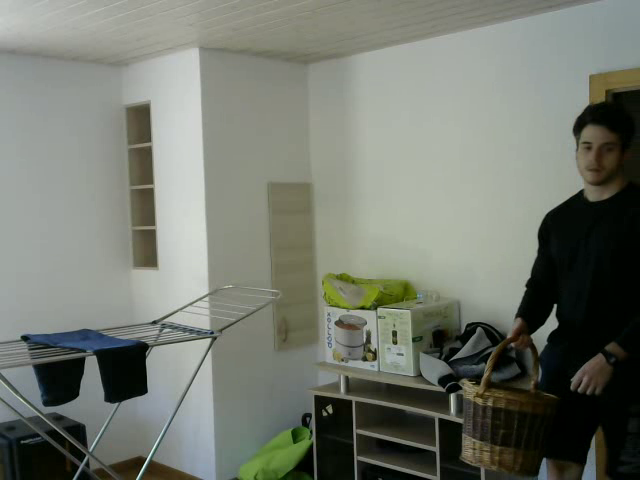
#> input picture frame 15 of Development/TestingNotebook/EventCapture/test_video.avi, 640 x 480 px
$ jupyter execute event_capture_human_recognition.ipynb
#> lines starting #> are read from the running program, lines starting #| are printed output that depends on the picture; after the words box and inside, x2 and y2 are one past the last pixel; in counts of white or black regions, pixels touching at a corner belong together
[cell 1]
import cv2
import numpy as np
import time
import datetime

[cell 2]
config = {
    "name":"test_cam_1",
    "record_time":5
}

[cell 3]
hog = cv2.HOGDescriptor()

PATH = 'test_video.avi'
hog.setSVMDetector(cv2.HOGDescriptor_getDefaultPeopleDetector())

cap = cv2.VideoCapture(PATH)

ret1,old_frame = cap.read()
#> old_frame is the input picture: shape (480, 640, 3); mean B, G, R 110.3, 120.2, 115.7

fshape = old_frame.shape
#> fshape = (480, 640, 3)
fheight = fshape[0]
#> fheight = 480
fwidth = fshape[1]
#> fwidth = 640
print(fwidth, fheight)
#| 640 480
fourcc = cv2.VideoWriter_fourcc(*'XVID')

fps = cap.get(cv2.CAP_PROP_FPS)


old_frame = cv2.cvtColor(old_frame, cv2.COLOR_BGR2GRAY)
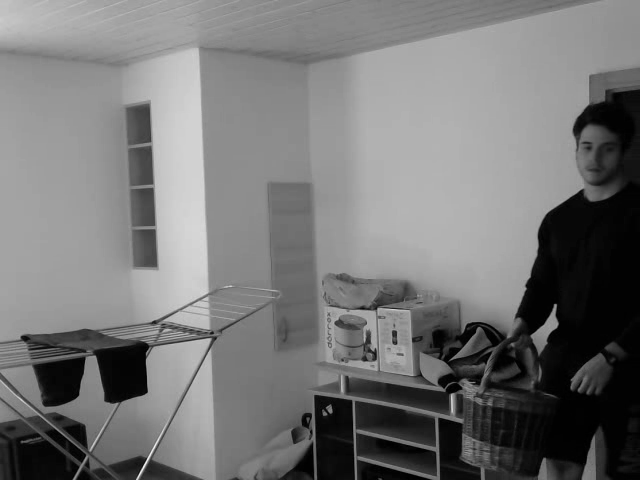
#> old_frame: shape (480, 640); min 0, max 244, mean 117.7
old_frame = cv2.GaussianBlur(old_frame, (5, 5), 0)

nb_total = old_frame.size
#> nb_total = 307200

record_counter = 0

while(1):

    ret1, new_frame = cap.read()
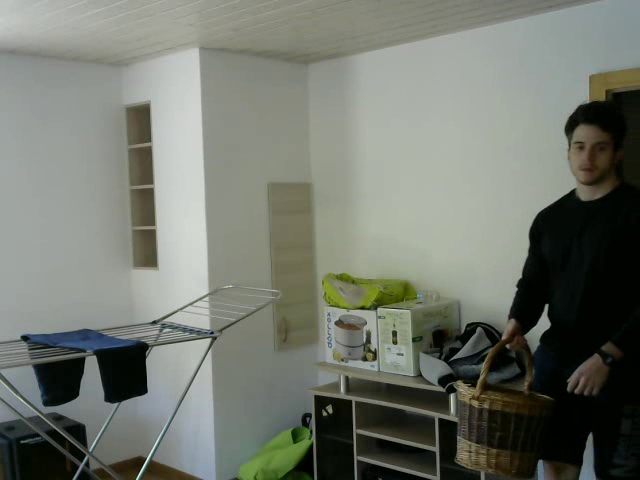
#> input picture frame 16 of Development/TestingNotebook/EventCapture/test_video.avi, 640 x 480 px
#> new_frame is the input picture: shape (480, 640, 3); mean B, G, R 109.4, 119.1, 114.6
    gray_frame = cv2.cvtColor(new_frame, cv2.COLOR_BGR2GRAY)
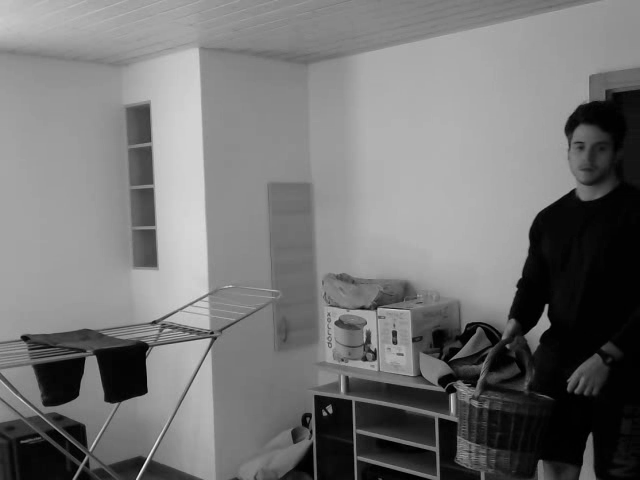
#> gray_frame: shape (480, 640); min 0, max 248, mean 116.6
    gray_frame = cv2.GaussianBlur(gray_frame, (5, 5), 0)
    delta_frame=cv2.absdiff(old_frame, gray_frame)
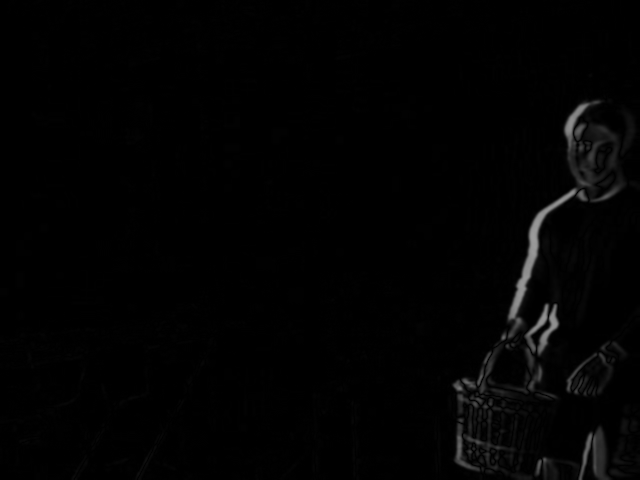
#> delta_frame: shape (480, 640); min 0, max 156, mean 2.6
    threshold_frame = cv2.threshold(delta_frame, 25, 255, cv2.THRESH_BINARY)[1]
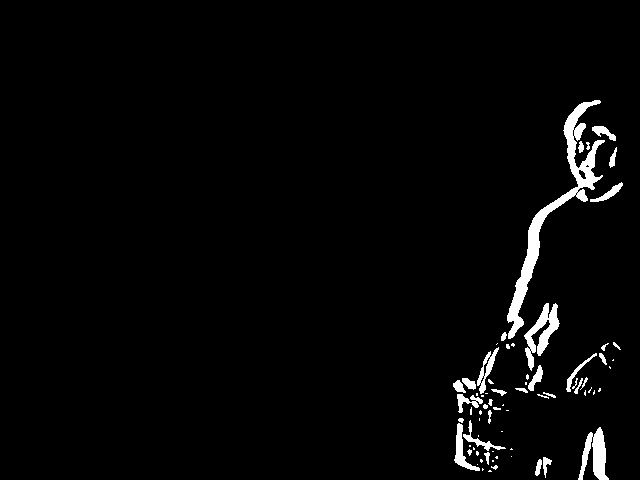
#> threshold_frame: shape (480, 640); 2.6% white; 71 white regions (36 under 20 px), largest, box (x1, y1, x2, y2) and area: (507, 100, 605, 339) 3221, (524, 303, 560, 371) 919, (578, 427, 609, 480) 835

    old_frame = gray_frame
    nb_white = np.sum(threshold_frame == 255)
#> nb_white = 8116

    ratio = nb_white / nb_total
#> ratio = 0.0264

    (humans, a) = hog.detectMultiScale(new_frame,
                                    winStride=(5, 5),
                                    padding=(3, 3),
                                    scale=1.21)
#> humans = (); a = ()

    for (x, y, w, h) in humans:
        cv2.rectangle(new_frame, (x, y),
                  (x + w, y + h),
                  (0, 0, 255), 2)
#> this loop made 0 passes

    stri = '\rhuman: ' + str(len(humans))
    print(stri, end="")
#| human: 0

    cv2.imshow('delta', new_frame)
    #press q to quit
    if cv2.waitKey(1) & 0xFF == ord('q'):
#> (key q is pressed here)
        break

    if ratio > 0.5 and record_counter == 0:
        record_counter = fps * config['record_time']

        e = datetime.datetime.now()
        dt = e.strftime("%Y-%m-%d_%H.%M.%S")

        event = dt + '_' + config['name'] + '.avi'

        #out = cv2.VideoWriter(event, fourcc, fps, (fwidth,fheight))
    elif record_counter > 0:
        #out.write(new_frame)

        record_counter -= 1
        if record_counter == 0:
            print("event recorded")
            #out.release()


cap.release()
cv2.destroyAllWindows()

$ run again, starting later in the video
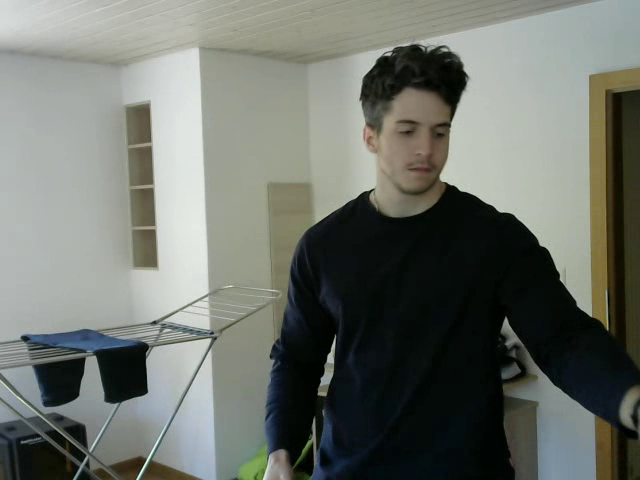
#> input picture frame 67 of Development/TestingNotebook/EventCapture/test_video.avi, 640 x 480 px
#> old_frame is the input picture: shape (480, 640, 3); mean B, G, R 107.5, 114.8, 110.4
#| 640 480
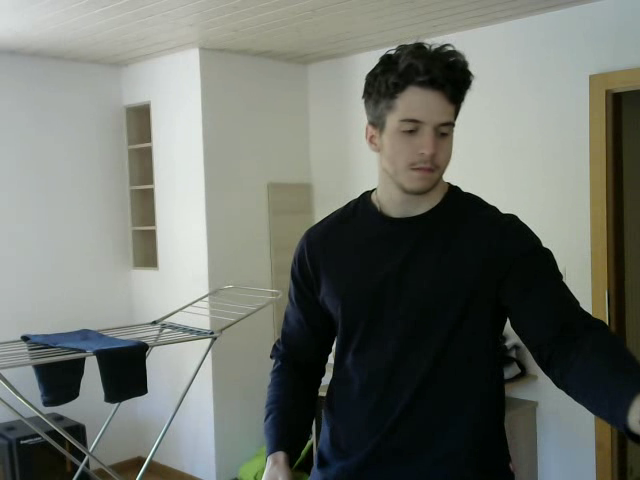
#> input picture frame 68 of Development/TestingNotebook/EventCapture/test_video.avi, 640 x 480 px
#> new_frame is the input picture: shape (480, 640, 3); mean B, G, R 107.3, 114.4, 110.2
#> `threshold_frame = cv2.threshold(delta_frame, 25, 255, cv2.THRESH_BINAR..`:
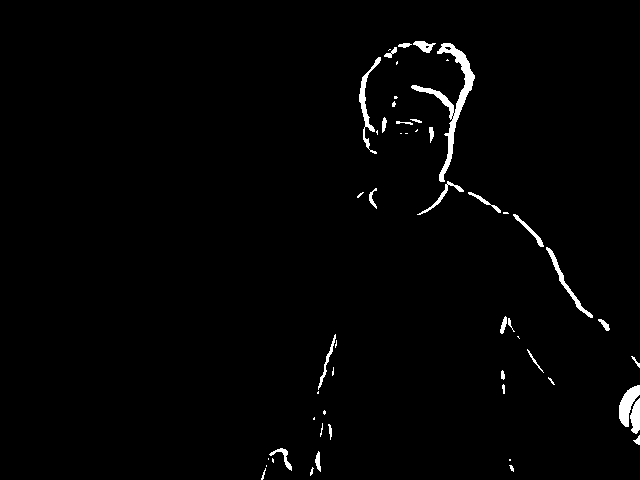
#> threshold_frame: shape (480, 640); 1.6% white; 54 white regions (24 under 20 px), largest, box (x1, y1, x2, y2) and area: (411, 43, 475, 182) 1381, (619, 385, 640, 427) 455, (359, 57, 381, 154) 451
#> nb_white = 4827
#> ratio = 0.0157
#> humans = ()
#| human: 0

$ run again, starting later in the video
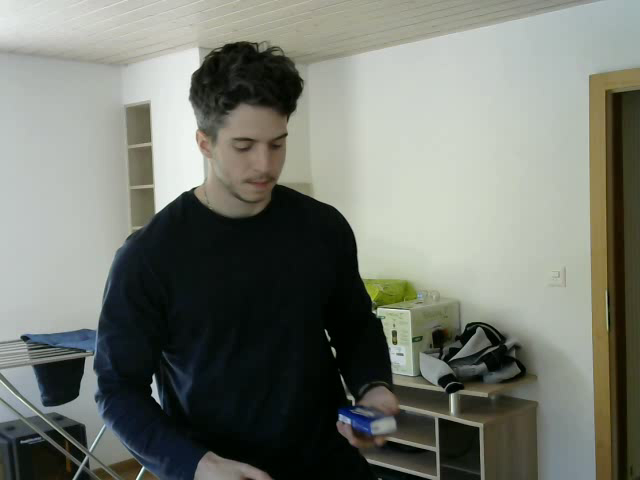
#> input picture frame 120 of Development/TestingNotebook/EventCapture/test_video.avi, 640 x 480 px
#> old_frame is the input picture: shape (480, 640, 3); mean B, G, R 112.5, 121.3, 117.3
#| 640 480
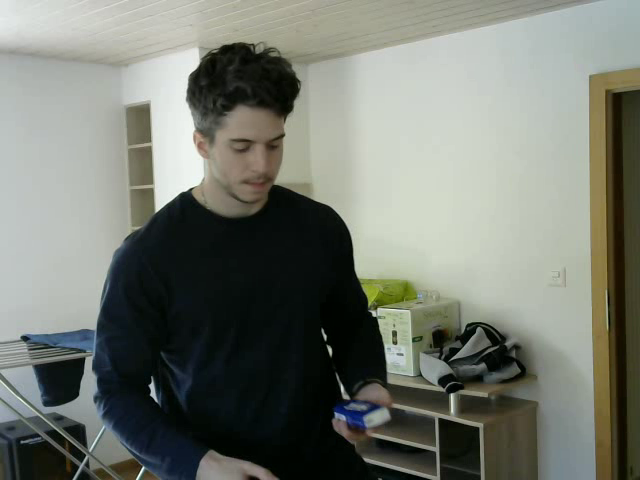
#> input picture frame 121 of Development/TestingNotebook/EventCapture/test_video.avi, 640 x 480 px
#> new_frame is the input picture: shape (480, 640, 3); mean B, G, R 112.5, 121.5, 117.4
#> `threshold_frame = cv2.threshold(delta_frame, 25, 255, cv2.THRESH_BINAR..`:
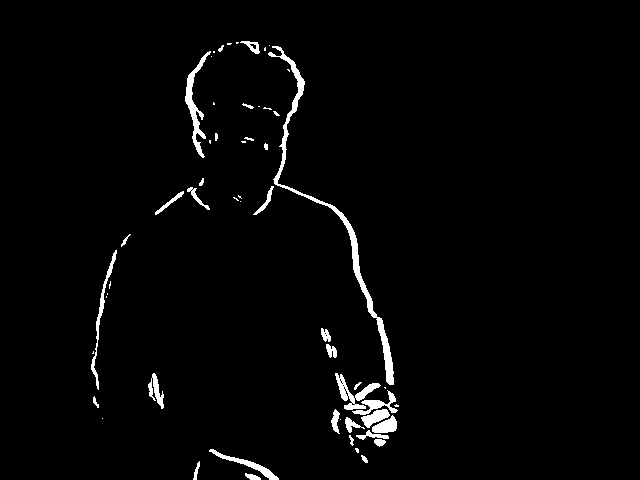
#> threshold_frame: shape (480, 640); 2.3% white; 57 white regions (25 under 20 px), largest, box (x1, y1, x2, y2) and area: (268, 46, 394, 385) 2050, (185, 51, 211, 158) 685, (335, 373, 381, 410) 527
#> nb_white = 6925
#> ratio = 0.0225
#> humans = ()
#| human: 0
